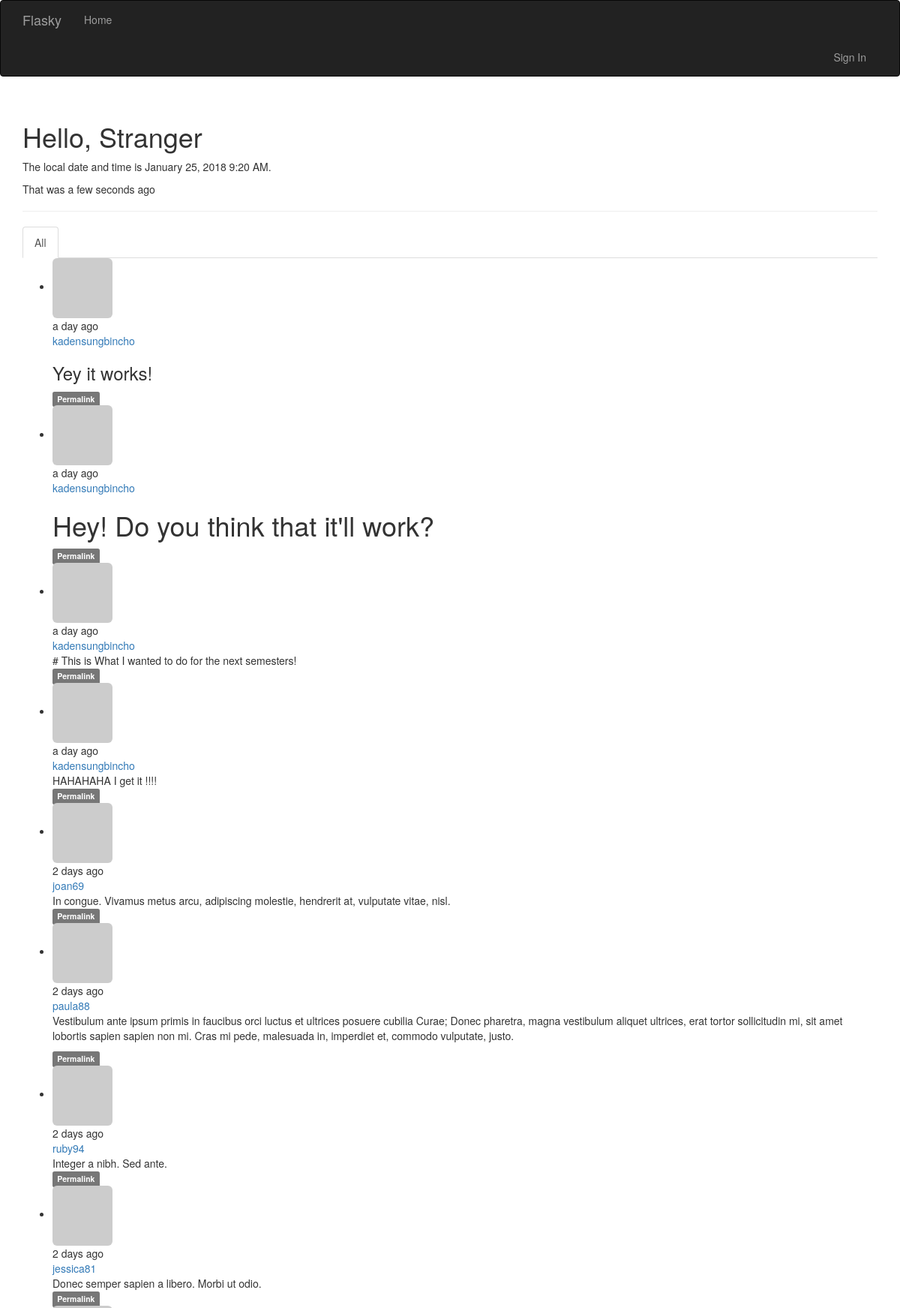
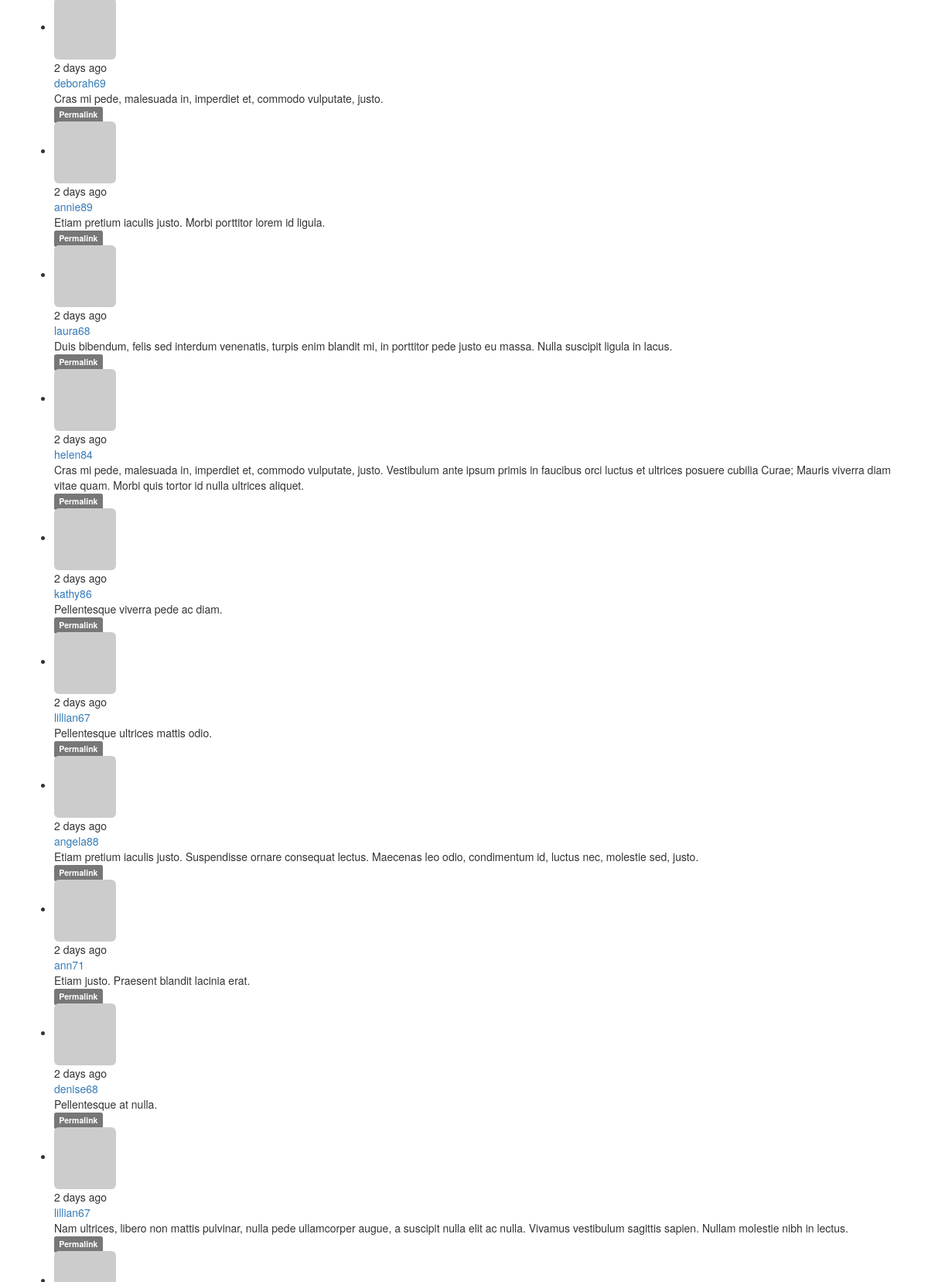
The page / (upper part) on the database its author committed (2 pictures, top to bottom).
### vflask/restart/app/models.py (models this page shows, shortened)
class Post(db.Model):
    __tablename__ = 'posts'
    id = db.Column(db.Integer, primary_key=True)
    body = db.Column(db.Text)
    timestamp = db.Column(db.DateTime, index=True, default=datetime.utcnow)
    author_id = db.Column(db.Integer, db.ForeignKey('users.id'))
    body_html = db.Column(db.Text)

class User(UserMixin, db.Model):
    __tablename__ = 'users'
    id = db.Column(db.Integer, primary_key=True)
    email = db.Column(db.String(64), unique=True, index=True)
    username = db.Column(db.String(64), unique=True, index=True)
    role_id = db.Column(db.Integer, db.ForeignKey('roles.id'))
    password_hash = db.Column(db.String(128))
    confirmed = db.Column(db.Boolean, default=False)
    name = db.Column(db.String(64))
    location = db.Column(db.String(64))
    about_me = db.Column(db.Text())
    member_since = db.Column(db.DateTime(), default=datetime.utcnow)
    last_seen = db.Column(db.DateTime(), default=datetime.utcnow)
    avatar_hash = db.Column(db.String(32))
    posts = db.relationship('Post', backref='author', lazy='dynamic')
    followed = db.relationship('Follow',
                               foreign_keys=[Follow.follower_id],
                               backref=db.backref('follower', lazy='joined'),
                               lazy='dynamic',
                               cascade='all, delete-orphan')
    followers = db.relationship('Follow',
                                foreign_keys=[Follow.followed_id],
                                backref=db.backref('followed', lazy='joined'),
                                lazy='dynamic',
                                cascade='all, delete-orphan')
    @property
    def password(self):
        raise AttributeError('password is not a readable attribute')
    def gravatar(self, size=100, default='identicon', rating='g'):
        if request.is_secure:
            url = 'https://secure.gravatar.com/avatar'
        else:
            url = 'http://www.gravatar.com/avatar'
        hash = self.avatar_hash or hashlib.md5(self.email.encode(
            'utf-8'
        )).hexdigest()
        return '{url}/{hash}?s={size}&d={default}&r={rating}'.format(
            url=url, hash=hash, size=size, default=default, rating=rating)

### vflask/restart/app/main/views.py (the view)
@main.route('/', methods=['GET', 'POST'])
def index():
    form = PostForm()
    if current_user.can(Permission.WRITE_ARTICLES) and \
            form.validate_on_submit():
        post = Post(body=form.body.data,
                    author=current_user._get_current_object())
        db.session.add(post)
        return redirect(url_for('.index'))
    page = request.args.get('page', 1, type=int)
    show_followed = False
    if current_user.is_authenticated:
        show_followed = bool(request.cookies.get('show_followed', ''))
    if show_followed:
        query = current_user.followed_posts
    else:
        query = Post.query
    pagination = query.order_by(Post.timestamp.desc()).paginate(
        page, per_page=current_app.config['FLASKY_POSTS_PER_PAGE'],
        error_out=False)
    posts = pagination.items
    return render_template('index.html',
                            form=form,
                            posts=posts,
                            show_followed=show_followed,
                            pagination=pagination,
                            current_time=datetime.utcnow())

### vflask/restart/app/auth/views.py (called while the page is built)
@auth.before_app_request
def before_request():
    if current_user.is_authenticated:
        current_user.ping()
        if not current_user.confirmed and request.endpoint[:5] != 'auth.':
            return redirect(url_for('auth.unconfirmed'))

### vflask/restart/app/main/__init__.py (called while the page is built)
@main.app_context_processor
def inject_perissions():
    return dict(Permission=Permission)

### vflask/restart/app/main/views.py (called while the page is built)
@main.before_app_request
def before_request():
    if current_user.is_authenticated:
        current_user.ping()
        if not current_user.confirmed and request.endpoint[:5] != 'auth.':
            return redirect(url_for('auth.unconfirmed'))

### vflask/restart/app/models.py (called while the page is built)
    def can(self, permissions):
        return False

    def is_administrator(self):
        return False

### vflask/restart/app/templates/index.html (shortened to what this page needs)
{% extends "base.html" %}
{% import "bootstrap/wtf.html" as wtf %}
{% import "_macros.html" as macros %}
{% block page_content %}
<div class="page-header">
    <h1> Hello,
        {% if current_user.is_authenticated %}
            {{ current_user.username }}
        {% else %}
            Stranger
        {% endif %}
    </h1>
    <p> The local date and time is {{ moment(current_time).format('LLL') }}.</p>
    <p> That was {{ moment(current_time).fromNow(refresh=True) }}</p>
</div>
<div class="post-tabs">
    <ul class="nav nav-tabs">
        <li{% if not show_followed %} class="active"{% endif %}><a href="{{ url_for('.show_all') }}">All</a></li>
    </ul>
    {% include '_posts.html' %}
{% endblock %}

### vflask/restart/app/templates/_posts.html (shortened to what this page needs)
</div>
<ul class="posts">
    {% for post in posts %}
    <li class="post">
        <div class="post-content">
            <div class="profile-thmbnail">
                <a href="{{ url_for('.user', username=post.author.username) }}">
                <img class="img-rounded profile-thumbnail"
                    src="{{ post.author.gravatar(size=40) }}">
                </a>
            </div>
            <div class="post-date">{{ moment(post.timestamp).fromNow() }}</div>
            <div class="post-author">
                <a href="{{ url_for('.user', username=post.author.username) }}">
                    {{ post.author.username }}
                </a>
            </div>
            <div class="post-body">
            {% if post.body_html %}
                {{ post.body_html | safe }}
            {% else %}
                {{ post.body }}
            {% endif %}
            </div>
            <div class="post-footer">
                <a href="{{ url_for('.post', id=post.id) }}">
                    <span class="label label-default">Permalink</span>
                </a>
            </div>
        </div>
    </li>
    {% endfor %}
</ul>
</div>

### rows shown on the page
Post: timestamp "a day ago", author.username "kadensungbincho", body_html "Yey it works!"
Post: timestamp "a day ago", author.username "kadensungbincho", body_html "Hey! Do you think that it'll work?"
Post: timestamp "a day ago", author.username "kadensungbincho", body "# This is What I wanted to do for the next semesters!"
Post: timestamp "a day ago", author.username "kadensungbincho", body "HAHAHAHA I get it !!!!"
Post: timestamp "2 days ago", author.username "joan69", body "In congue. Vivamus metus arcu, adipiscing molestie, hendrerit at, vulputate vitae, nisl."
Post: timestamp "2 days ago", author.username "paula88", body_html "Vestibulum ante ipsum primis in faucibus orci luctus et ultrices posuere cubilia Curae; Donec pharetra, magna vestibulum aliquet ultrices, erat tortor sollicitudin mi, sit amet lobortis sapien sapien non mi. Cras mi pede, malesuada in, imperdiet et, commodo vulputate, justo."
Post: timestamp "2 days ago", author.username "ruby94", body "Integer a nibh. Sed ante."
Post: timestamp "2 days ago", author.username "jessica81", body "Donec semper sapien a libero. Morbi ut odio."
Post: timestamp "2 days ago", author.username "deborah69", body "Cras mi pede, malesuada in, imperdiet et, commodo vulputate, justo."
Post: timestamp "2 days ago", author.username "annie89", body "Etiam pretium iaculis justo. Morbi porttitor lorem id ligula."
Post: timestamp "2 days ago", author.username "laura68", body "Duis bibendum, felis sed interdum venenatis, turpis enim blandit mi, in porttitor pede justo eu massa. Nulla suscipit ligula in lacus."
Post: timestamp "2 days ago", author.username "helen84", body "Cras mi pede, malesuada in, imperdiet et, commodo vulputate, justo. Vestibulum ante ipsum primis in faucibus orci luctus et ultrices posuere cubilia Curae; Mauris viverra diam vitae quam. Morbi quis tortor id nulla ultrices aliquet."
Post: timestamp "2 days ago", author.username "kathy86", body "Pellentesque viverra pede ac diam."
Post: timestamp "2 days ago", author.username "lillian67", body "Pellentesque ultrices mattis odio."
Post: timestamp "2 days ago", author.username "angela88", body "Etiam pretium iaculis justo. Suspendisse ornare consequat lectus. Maecenas leo odio, condimentum id, luctus nec, molestie sed, justo."
Post: timestamp "2 days ago", author.username "ann71", body "Etiam justo. Praesent blandit lacinia erat."
Post: timestamp "2 days ago", author.username "denise68", body "Pellentesque at nulla."
Post: timestamp "2 days ago", author.username "lillian67", body "Nam ultrices, libero non mattis pulvinar, nulla pede ullamcorper augue, a suscipit nulla elit ac nulla. Vivamus vestibulum sagittis sapien. Nullam molestie nibh in lectus."
